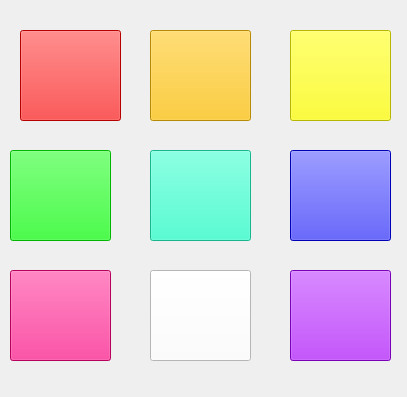
<?xml version="1.0" encoding="UTF-8"?>
<ui version="4.0">
 <class>Form</class>
 <widget class="QWidget" name="Form">
  <property name="geometry">
   <rect>
    <x>0</x>
    <y>0</y>
    <width>407</width>
    <height>397</height>
   </rect>
  </property>
  <property name="windowTitle">
   <string>Form</string>
  </property>
  <widget class="QPushButton" name="color1">
   <property name="geometry">
    <rect>
     <x>20</x>
     <y>30</y>
     <width>101</width>
     <height>91</height>
    </rect>
   </property>
   <property name="styleSheet">
    <string notr="true">background-color: rgb(255, 0, 0);
border-color: rgb(0, 0, 0);</string>
   </property>
   <property name="text">
    <string/>
   </property>
  </widget>
  <widget class="QPushButton" name="color1_2">
   <property name="geometry">
    <rect>
     <x>150</x>
     <y>30</y>
     <width>101</width>
     <height>91</height>
    </rect>
   </property>
   <property name="styleSheet">
    <string notr="true">background-color: rgb(255, 193, 5);
border-color: rgb(0, 0, 0);</string>
   </property>
   <property name="text">
    <string/>
   </property>
  </widget>
  <widget class="QPushButton" name="color1_3">
   <property name="geometry">
    <rect>
     <x>290</x>
     <y>30</y>
     <width>101</width>
     <height>91</height>
    </rect>
   </property>
   <property name="styleSheet">
    <string notr="true">background-color: rgb(255, 255, 0);
border-color: rgb(0, 0, 0);</string>
   </property>
   <property name="text">
    <string/>
   </property>
  </widget>
  <widget class="QPushButton" name="color1_4">
   <property name="geometry">
    <rect>
     <x>10</x>
     <y>150</y>
     <width>101</width>
     <height>91</height>
    </rect>
   </property>
   <property name="styleSheet">
    <string notr="true">background-color: rgb(0, 255, 0);
border-color: rgb(0, 0, 0);</string>
   </property>
   <property name="text">
    <string/>
   </property>
  </widget>
  <widget class="QPushButton" name="color1_6">
   <property name="geometry">
    <rect>
     <x>150</x>
     <y>150</y>
     <width>101</width>
     <height>91</height>
    </rect>
   </property>
   <property name="styleSheet">
    <string notr="true">background-color: rgb(34, 255, 200);
border-color: rgb(0, 0, 0);</string>
   </property>
   <property name="text">
    <string/>
   </property>
  </widget>
  <widget class="QPushButton" name="color1_7">
   <property name="geometry">
    <rect>
     <x>290</x>
     <y>150</y>
     <width>101</width>
     <height>91</height>
    </rect>
   </property>
   <property name="styleSheet">
    <string notr="true">background-color: rgb(0, 0, 255);
border-color: rgb(0, 0, 0);</string>
   </property>
   <property name="text">
    <string/>
   </property>
  </widget>
  <widget class="QPushButton" name="color1_8">
   <property name="geometry">
    <rect>
     <x>290</x>
     <y>270</y>
     <width>101</width>
     <height>91</height>
    </rect>
   </property>
   <property name="styleSheet">
    <string notr="true">background-color: rgb(170, 0, 255);
border-color: rgb(0, 0, 0);</string>
   </property>
   <property name="text">
    <string/>
   </property>
  </widget>
  <widget class="QPushButton" name="color1_9">
   <property name="geometry">
    <rect>
     <x>10</x>
     <y>270</y>
     <width>101</width>
     <height>91</height>
    </rect>
   </property>
   <property name="styleSheet">
    <string notr="true">background-color: rgb(255, 0, 127);
border-color: rgb(0, 0, 0);</string>
   </property>
   <property name="text">
    <string/>
   </property>
  </widget>
  <widget class="QPushButton" name="color1_10">
   <property name="geometry">
    <rect>
     <x>150</x>
     <y>270</y>
     <width>101</width>
     <height>91</height>
    </rect>
   </property>
   <property name="styleSheet">
    <string notr="true">background-color: rgb(255, 255, 255);
border-color: rgb(0, 0, 0);</string>
   </property>
   <property name="text">
    <string/>
   </property>
  </widget>
 </widget>
 <resources/>
 <connections/>
</ui>
